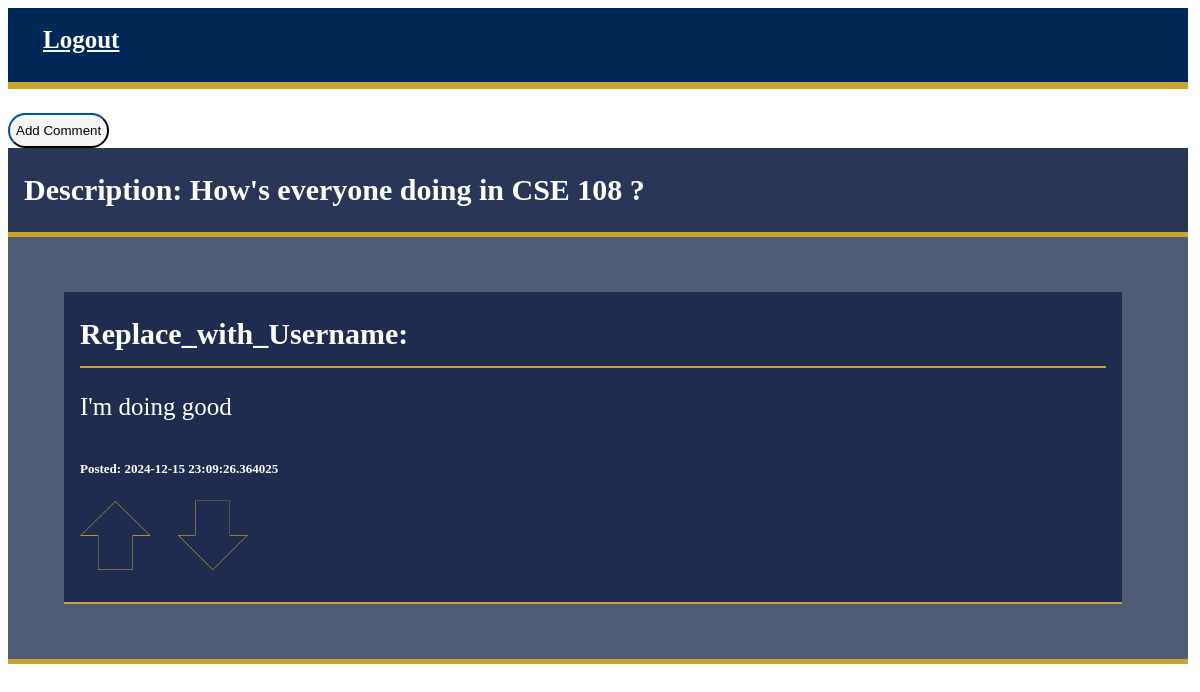
The app's page /post/4 with its own data.
### app.py (models this page shows)
class Posts(db.Model):
    post_id = db.Column(db.Integer, primary_key=True)
    post_comment = db.Column(db.String(10000), nullable = False)
    post_time_date = db.Column(db.DateTime, nullable = False)
    user_id = db.Column(db.Integer, db.ForeignKey('user.id'), nullable = False)
    post_upvotes = db.Column(db.Integer, default = 0)
    post_downvotes = db.Column(db.Integer, default = 0)
    topic_id = db.Column(db.Integer, db.ForeignKey('topics.topic_id'), nullable = False)
    comments = db.relationship('Comments', backref='post', lazy=True)

class Comments(db.Model):
    comment_id = db.Column(db.Integer, primary_key=True)
    comment = db.Column(db.String(10000), nullable = False)
    post_id = db.Column(db.Integer, db.ForeignKey('posts.post_id'), nullable = False)
    comment_time_date = db.Column(db.DateTime, nullable = False)
    user_id = db.Column(db.Integer, db.ForeignKey('user.id'), nullable = False)
    comment_upvotes = db.Column(db.Integer, default = 0)
    comment_downvotes = db.Column(db.Integer, default = 0)

### app.py (the view)
@app.route('/post/<int:post_id>')
def post_comments(post_id):
    post = Posts.query.get(post_id)
    return render_template('post_comments.html', post = post)

### templates/post_comments.html (shortened to what this page needs)
<!doctype html>
<html>
    <head>
        <link rel="stylesheet" href="/static/styles.css" />
    </head>
    <body style="background-color: white">
<div class="navBar">
    <nav>
    <a class = "logout" href="{{ url_for('logout') }}">Logout</a>
    </nav>
</div>
<div>
    <a href="{{ url_for('add_comment', post_id=post.post_id) }}">
        <button>Add Comment</button>
    </a>
</div>
<div>
    <div class = "topic_desc">
    <span class = "desc">Description: {{post.post_comment}}</span>
    </div>
    <div class = "posts_list">
        {% if post.comments %}
                <ul>
                    {% for comment in post.comments %}
                        <li class = "post">
                            Replace_with_Username:<hr>
                            <p>{{comment.comment}}</p>
                            <small>Posted: {{comment.comment_time_date}}</small>
                            <br>
                            <img src = "../static/upvote_inactive.png" class = "upvote_downvote" id = "upvote">
                            <img src = "../static/downvote_inactive.png"class = "upvote_downvote" id = "downvote">
                        </li>
                    {% endfor %}
                </ul>
            {% else %}
                <p>No comments have been made on this topic yet!</p>
            {% endif %}
</div>
    </body>
</html>

### static/styles.css (style rules this page uses)
html { height: 100%; width: 100%; }
body { height: 100%; width: 100%; background-color: #002856; align-items: center; font-family: Calibri; font-weight: 600; }
hr { border: 1px solid #caa52b; }
button { height: 35px; border-radius: 22px; border-color: #002856; background-color: whitesmoke; margin-top: 2%; }
.navBar { display: flex; position: relative; justify-content: space-between; padding: 10px 20px; background-color: #002856; border-bottom: 7px solid #caa52b; overflow: hidden; margin-right: 20px; }
.navBar a.logout { color: white; font-size: 25px; padding: 8px 15px; border: #caa52b; background-color: transparent; transition: 0.3s; margin-bottom: 10px; }
.logout, .logout:visited { color: white; font-size: 20px; float: right; margin-right: 20px; }
.topic_desc { position: relative; padding: 25px 16px; border-bottom: 5px solid #caa52b; background-color: #152347e8; color: white; font-size: 30px; margin-right: 20px; }
.posts_list { position: relative; padding: 25px 16px; border-bottom: 5px solid #caa52b; background-color: #152347be; color: white; font-size: 30px; margin-right: 20px; }
.posts_list ul { list-style-type: none; }
.post { background-color: #152347d2; border-bottom: 2px solid #caa52b; color: white; padding: 25px 16px; margin-right: 50px; }
.post p { font-size: 25px; font-weight: 100; }
.post small { font-size: 13px; }
.upvote_downvote { height: 70px; width: 70px; margin-top: 20px; margin-right: 20px; transition: 0.5s; }

### records on screen
Posts: post_comment "How's everyone doing in CSE 108 ?"
Comments: comment "I'm doing good", comment_time_date "2024-12-15 23:09:26.364025"
